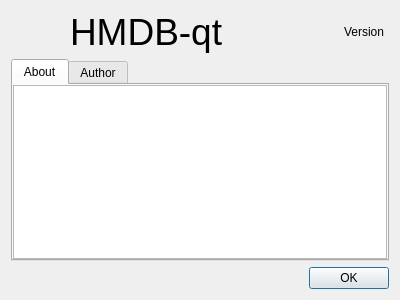
<?xml version="1.0" encoding="UTF-8"?>
<ui version="4.0">
 <class>DialogAbout</class>
 <widget class="QDialog" name="DialogAbout">
  <property name="geometry">
   <rect>
    <x>0</x>
    <y>0</y>
    <width>400</width>
    <height>300</height>
   </rect>
  </property>
  <property name="windowTitle">
   <string>About HMDB-qt</string>
  </property>
  <property name="windowIcon">
   <iconset resource="resource.qrc">
    <normaloff>:/icons/HMDB-qt.png</normaloff>:/icons/HMDB-qt.png</iconset>
  </property>
  <layout class="QVBoxLayout" name="verticalLayout">
   <item>
    <layout class="QHBoxLayout" name="horizontalLayout">
     <property name="leftMargin">
      <number>5</number>
     </property>
     <property name="rightMargin">
      <number>5</number>
     </property>
     <item>
      <widget class="QLabel" name="labelIcon">
       <property name="maximumSize">
        <size>
         <width>48</width>
         <height>48</height>
        </size>
       </property>
       <property name="pixmap">
        <pixmap resource="resource.qrc">:/icons/HMDB-qt.png</pixmap>
       </property>
       <property name="scaledContents">
        <bool>true</bool>
       </property>
      </widget>
     </item>
     <item>
      <widget class="QLabel" name="label">
       <property name="font">
        <font>
         <pointsize>28</pointsize>
        </font>
       </property>
       <property name="text">
        <string>HMDB-qt</string>
       </property>
      </widget>
     </item>
     <item>
      <widget class="QLabel" name="labelVersion">
       <property name="text">
        <string>Version</string>
       </property>
       <property name="alignment">
        <set>Qt::AlignRight|Qt::AlignTrailing|Qt::AlignVCenter</set>
       </property>
      </widget>
     </item>
    </layout>
   </item>
   <item>
    <widget class="QTabWidget" name="tabWidget">
     <property name="currentIndex">
      <number>0</number>
     </property>
     <widget class="QWidget" name="tabAbout">
      <attribute name="title">
       <string>About</string>
      </attribute>
      <layout class="QVBoxLayout" name="verticalLayout_2">
       <property name="spacing">
        <number>0</number>
       </property>
       <property name="leftMargin">
        <number>0</number>
       </property>
       <property name="topMargin">
        <number>0</number>
       </property>
       <property name="rightMargin">
        <number>0</number>
       </property>
       <property name="bottomMargin">
        <number>0</number>
       </property>
       <item>
        <widget class="QPlainTextEdit" name="textAbout">
         <property name="readOnly">
          <bool>true</bool>
         </property>
        </widget>
       </item>
      </layout>
     </widget>
     <widget class="QWidget" name="tabAuthor">
      <attribute name="title">
       <string>Author</string>
      </attribute>
      <layout class="QVBoxLayout" name="verticalLayout_3">
       <item>
        <widget class="QLabel" name="labelProjectURL">
         <property name="text">
          <string>&lt;html&gt;&lt;head/&gt;&lt;body&gt;&lt;p&gt;Project Home: &lt;a href=&quot;https://github.com/zwpwjwtz/HMDB-qt&quot;&gt;&lt;span style=&quot; text-decoration: underline; color:#0082fa;&quot;&gt;Github&lt;/span&gt;&lt;/a&gt;&lt;/p&gt;&lt;/body&gt;&lt;/html&gt;</string>
         </property>
         <property name="textFormat">
          <enum>Qt::RichText</enum>
         </property>
         <property name="alignment">
          <set>Qt::AlignCenter</set>
         </property>
         <property name="wordWrap">
          <bool>true</bool>
         </property>
         <property name="openExternalLinks">
          <bool>true</bool>
         </property>
         <property name="textInteractionFlags">
          <set>Qt::LinksAccessibleByKeyboard|Qt::LinksAccessibleByMouse|Qt::TextBrowserInteraction|Qt::TextSelectableByKeyboard|Qt::TextSelectableByMouse</set>
         </property>
        </widget>
       </item>
       <item>
        <widget class="QLabel" name="labelSuggestionWelcomed">
         <property name="text">
          <string>Bug reports and suggestions are welcome!</string>
         </property>
         <property name="alignment">
          <set>Qt::AlignCenter</set>
         </property>
        </widget>
       </item>
      </layout>
     </widget>
    </widget>
   </item>
   <item>
    <widget class="QDialogButtonBox" name="buttonBox">
     <property name="orientation">
      <enum>Qt::Horizontal</enum>
     </property>
     <property name="standardButtons">
      <set>QDialogButtonBox::Ok</set>
     </property>
    </widget>
   </item>
  </layout>
 </widget>
 <resources>
  <include location="resource.qrc"/>
 </resources>
 <connections>
  <connection>
   <sender>buttonBox</sender>
   <signal>accepted()</signal>
   <receiver>DialogAbout</receiver>
   <slot>accept()</slot>
   <hints>
    <hint type="sourcelabel">
     <x>248</x>
     <y>254</y>
    </hint>
    <hint type="destinationlabel">
     <x>157</x>
     <y>274</y>
    </hint>
   </hints>
  </connection>
  <connection>
   <sender>buttonBox</sender>
   <signal>rejected()</signal>
   <receiver>DialogAbout</receiver>
   <slot>reject()</slot>
   <hints>
    <hint type="sourcelabel">
     <x>316</x>
     <y>260</y>
    </hint>
    <hint type="destinationlabel">
     <x>286</x>
     <y>274</y>
    </hint>
   </hints>
  </connection>
 </connections>
</ui>
